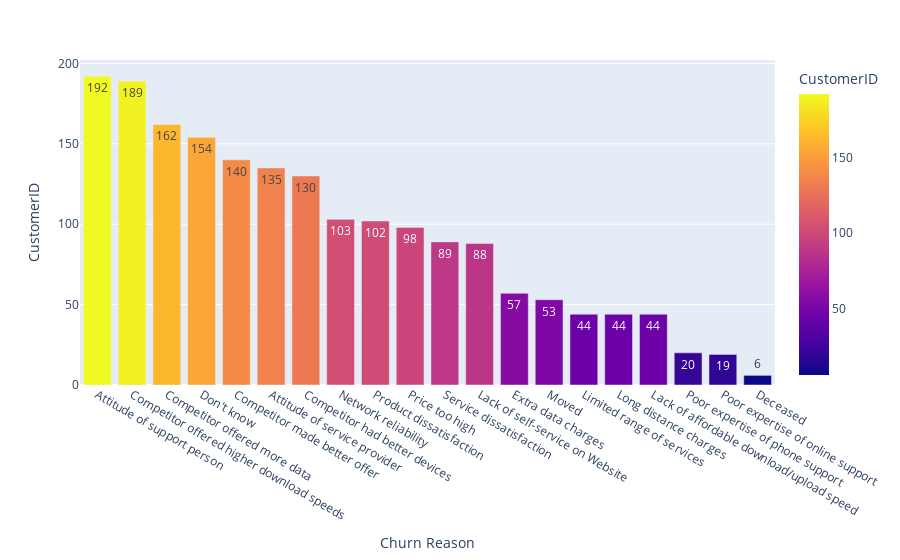

Notebook source saved alongside this figure:
### Markdown cell above
The dataset contains missing values only the **Chrun Reason**. Lets investigate the **Churn Reason** column.

### Code cell
fig = px.bar(df.groupby(['Churn Reason'])['CustomerID'].count().reset_index().sort_values('CustomerID',
                                                                                    ascending=False),
             x='Churn Reason',
             y='CustomerID', 
             color = 'CustomerID',
             text = 'CustomerID')
fig.show()

### Figure 1 — Plotly figure (JSON) as saved in the notebook; plotly's stock layout.template omitted (floating-point values rounded to 4 significant figures)
{"data": [{"alignmentgroup": "True", "hovertemplate": "Churn Reason=%{x}<br>CustomerID=%{marker.color}<extra></extra>", "legendgroup": "", "marker": {"color": [192, 189, 162, 154, 140, 135, 130, 103, 102, 98, 89, 88, 57, 53, 44, 44, 44, 20, 19, 6], "coloraxis": "coloraxis", "pattern": {"shape": ""}}, "name": "", "offsetgroup": "", "orientation": "v", "showlegend": false, "text": [192, 189, 162, 154, 140, 135, 130, 103, 102, 98, 89, 88, 57, 53, 44, 44, 44, 20, 19, 6], "textposition": "auto", "type": "bar", "x": ["Attitude of support person", "Competitor offered higher download speeds", "Competitor offered more data", "Don't know", "Competitor made better offer", "Attitude of service provider", "Competitor had better devices", "Network reliability", "Product dissatisfaction", "Price too high", "Service dissatisfaction", "Lack of self-service on Website", "Extra data charges", "Moved", "Limited range of services", "Long distance charges", "Lack of affordable download/upload speed", "Poor expertise of phone support", "Poor expertise of online support", "Deceased"], "xaxis": "x", "y": [192, 189, 162, 154, 140, 135, 130, 103, 102, 98, 89, 88, 57, 53, 44, 44, 44, 20, 19, 6], "yaxis": "y"}], "layout": {"barmode": "relative", "coloraxis": {"colorbar": {"title": {"text": "CustomerID"}}, "colorscale": [[0, "#0d0887"], [0.1111, "#46039f"], [0.2222, "#7201a8"], [0.3333, "#9c179e"], [0.4444, "#bd3786"], [0.5556, "#d8576b"], [0.6667, "#ed7953"], [0.7778, "#fb9f3a"], [0.8889, "#fdca26"], [1, "#f0f921"]]}, "legend": {"tracegroupgap": 0}, "margin": {"t": 60}, "xaxis": {"anchor": "y", "domain": [0, 1], "title": {"text": "Churn Reason"}}, "yaxis": {"anchor": "x", "domain": [0, 1], "title": {"text": "CustomerID"}}}}
